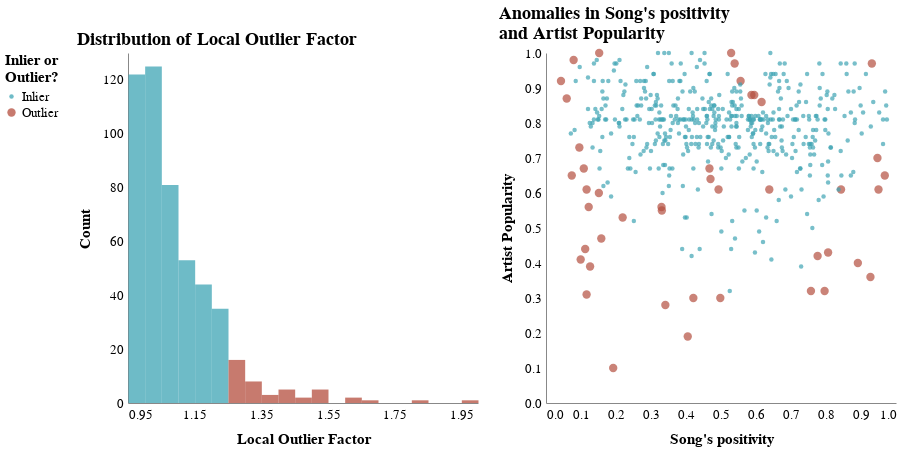

This figure's notebook cell:
### Code cell
histogram_lof_anomalies_01 = plot_histogram_metric_outliers(df_01, 'local_outlier_factor', 'outliers_lof',
                                                              'Local Outlier Factor', brush, 0.05,
                                                              'Distribution of Local Outlier Factor')
scatterplot_lof_anomalies_01 = plot_features_outliers(df_01, 'valence', 'artist_popularity',
                                                        "Song's positivity", "Artist Popularity",
                                                        'outliers_lof', tooltips_lof, brush,
                                                        ["Anomalies in Song's positivity",
                                                         "and Artist Popularity"])
grid_lof_anomalies_01 = (histogram_lof_anomalies_01|scatterplot_lof_anomalies_01)
grid_lof_anomalies_01 = set_plot_configurations(plot=grid_lof_anomalies_01, fontFam='Georgia')
grid_lof_anomalies_01

### Figure 1 — Vega-Lite specification as saved in the notebook (floating-point values rounded to 4 significant figures; data arrays with more than 128 entries replaced by an {"elided": "..."} marker saying what was removed)
{"config": {"view": {"continuousWidth": 400, "continuousHeight": 300, "strokeWidth": 0}, "axis": {"grid": false, "labelFontSize": 13, "labelPadding": 5, "ticks": false, "titleFontSize": 15, "titlePadding": 10}, "font": "Georgia"}, "hconcat": [{"mark": {"type": "bar", "binSpacing": 0, "opacity": 0.75}, "encoding": {"color": {"field": "outliers_lof", "legend": {"labelFontSize": 13, "orient": "left", "title": ["Inlier or", "Outlier?"], "titleFontSize": 15}, "scale": {"domain": ["Inlier", "Outlier"], "range": ["#3EA4B4", "#B44E3E"]}, "type": "nominal"}, "x": {"axis": {"title": "Local Outlier Factor"}, "bin": {"step": 0.05}, "field": "local_outlier_factor", "type": "quantitative"}, "y": {"aggregate": "count", "axis": {"title": "Count"}, "type": "quantitative"}}, "height": 350, "selection": {"selector001": {"type": "interval"}}, "title": {"text": "Distribution of Local Outlier Factor", "anchor": "start", "fontSize": 18}, "width": 350}, {"mark": {"type": "circle", "opacity": 0.7}, "encoding": {"color": {"condition": {"field": "outliers_lof", "type": "nominal", "selection": "selector001"}, "value": "lightgray"}, "size": {"field": "outliers_lof", "legend": null, "scale": {"range": [20, 70]}, "type": "nominal"}, "tooltip": [{"field": "name", "title": "Song", "type": "nominal"}, {"field": "artist", "title": "Artist", "type": "nominal"}, {"field": "album", "title": "Album", "type": "nominal"}, {"field": "local_outlier_factor", "title": "LOF", "type": "quantitative"}, {"field": "valence", "title": "Song's positivity", "type": "quantitative"}, {"field": "artist_popularity", "title": "Artist Popularity", "type": "quantitative"}], "x": {"axis": {"title": "Song's positivity"}, "field": "valence", "type": "quantitative"}, "y": {"axis": {"title": "Artist Popularity"}, "field": "artist_popularity", "type": "quantitative"}}, "height": 350, "selection": {"selector001": {"type": "interval"}}, "title": {"text": ["Anomalies in Song's positivity", "and Artist Popularity"], "anchor": "start", "fontSize": 18}, "width": 350}], "data": {"name": "data-29e71075e33a7f1cab5532a04f88ff0b"}, "$schema": "https://vega.github.io/schema/vega-lite/v4.17.0.json", "datasets": {"data-29e71075e33a7f1cab5532a04f88ff0b": {"elided": "504 records"}}}
